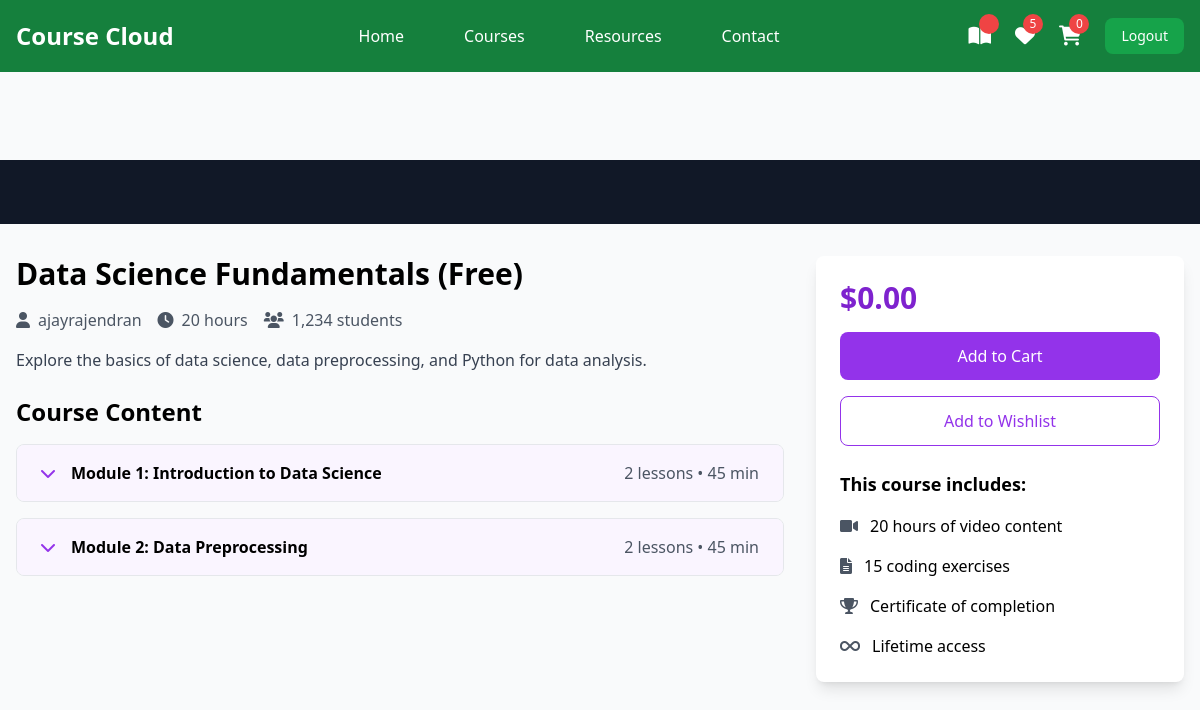
/student/courses/7/ (signed in), run on an earlier commit of the app's database.
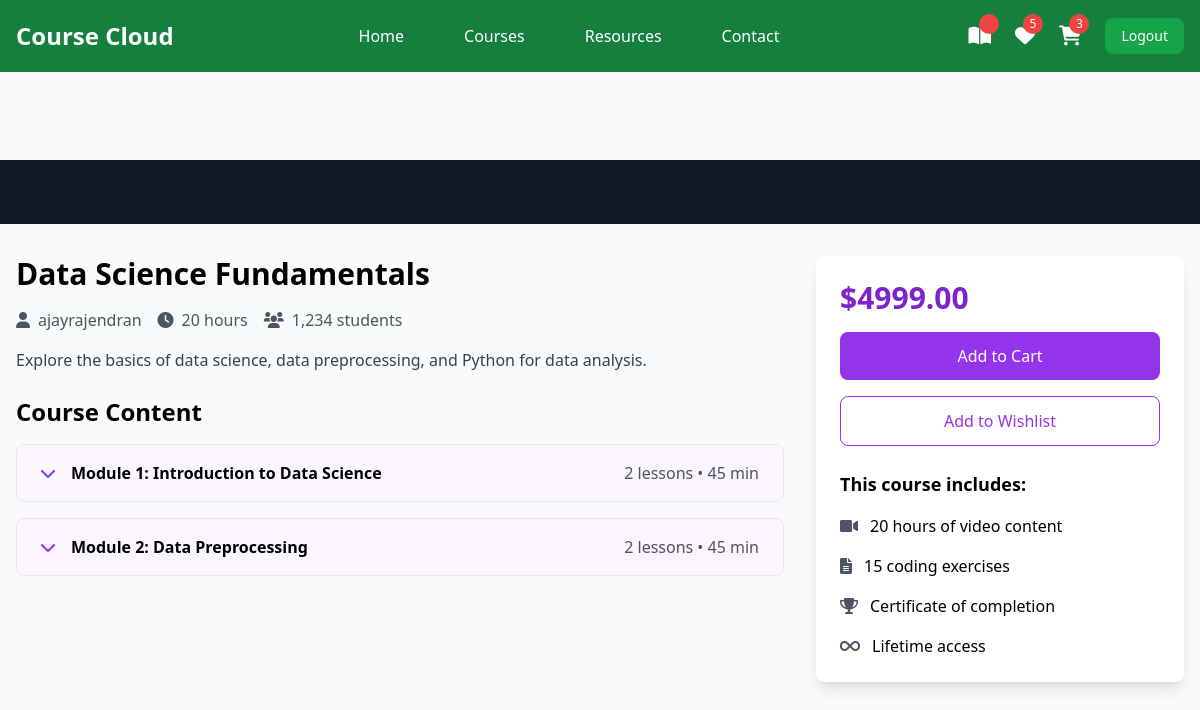
And on a later commit of the database.
### instructor/models.py (models this page shows, shortened)
class User(AbstractUser):
    ROLE_CHOICES =(
        ("instructor","Instructor"),
        ("student","Student")
    )
    role=models.CharField(max_length=20,choices=ROLE_CHOICES,default="student")

class Course(models.Model):
    title=models.CharField(max_length=200)
    description=models.TextField()
    price=models.DecimalField(decimal_places=2,max_digits=7)
    owner=models.ForeignKey(User,on_delete=models.SET_NULL,related_name="courses",null=True)
    is_free=models.BooleanField(default=False)
    picture=models.ImageField(upload_to="courseimages",null=True,blank=True,default="courseimages/default.png")
    thumbnail=EmbedVideoField()
    category_objects=models.ManyToManyField(Category)
    created_at=models.DateTimeField(auto_now_add=True)
    updated_at=models.DateTimeField(auto_now=True)

class Module(models.Model):
    title=models.CharField(max_length=200)
    course_object=models.ForeignKey(Course,on_delete=models.CASCADE,related_name="modules")
    order=models.PositiveIntegerField()

### student/views.py (the view)
# urls.py: path("courses/<int:pk>/",views.CourseDetailView.as_view(),name="course-detail"),
@method_decorator(signin_required,name="dispatch")
class CourseDetailView(View):
    def get (self,request,*args,**kwargs):
        id=kwargs.get("pk")
        course_instanse=Course.objects.get(id=id)
        return render (request,"course_detail.html",{"course":course_instanse})

### student/templates/course_detail.html (shortened to what this page needs)
{%extends 'base.html'%}
{%load embed_video_tags%}
{%block main_block%}
    <div class="pt-20">
        <div class="bg-gray-900 w-full">
            <div class="max-w-screen-xl mx-auto px-4 py-8">
            </div>
        </div>
        <div class="max-w-screen-xl mx-auto px-4 py-8 grid grid-cols-1 lg:grid-cols-3 gap-8">
            <div class="lg:col-span-2">
                <h1 class="text-3xl font-bold mb-4">{{course.title}}</h1>
                <div class="flex items-center mb-4 text-gray-600">
                    <span class="mr-4"><i class="fas fa-user mr-2"></i>{{course.owner}}</span>
                    <span class="mr-4"><i class="fas fa-clock mr-2"></i>20 hours</span>
                    <span><i class="fas fa-users mr-2"></i>1,234 students</span>
                </div>
                <p class="text-gray-700 mb-6">{{course.description}}</p>
                <div class="space-y-4">
                    <h2 class="text-2xl font-bold mb-4">Course Content</h2>
                    {%for module in course.modules.all%}
                    <div class="border rounded-lg overflow-hidden">
                        <button class="w-full px-6 py-4 bg-purple-50 hover:bg-purple-100 flex items-center justify-between" onclick="toggleModule('module{{forloop.counter}}')">
                            <div class="flex items-center">
                                <i class="fas fa-chevron-down mr-4 text-purple-600"></i>
                                <span class="font-semibold">Module {{forloop.counter}}: {{module.title}}</span>
                            </div>
                            <span class="text-gray-600">{{module.lessons.all.count}} lessons • 45 min</span>
                        </button>
                    </div>
                    {%endfor%}
                </div>
            </div>
            <div class="lg:col-span-1">
                <div class="bg-white p-6 rounded-lg shadow-lg sticky top-24">
                    <div class="text-3xl font-bold mb-4 text-purple-700">${{course.price}}</div>
                    <a href="{%url 'add-to-cart' course.id%}">
                        <button class="w-full bg-purple-600 text-white py-3 rounded-lg mb-4 hover:bg-purple-700 transition duration-300">
                           Add to Cart
                        </button>
                    </a>
                    <button class="w-full border border-purple-600 text-purple-600 py-3 rounded-lg mb-6 hover:bg-purple-50 transition duration-300">
                        Add to Wishlist
                    </button>
                    <div class="space-y-4">
                        <h3 class="font-bold text-lg">This course includes:</h3>
                        <div class="flex items-center">
                            <i class="fas fa-video mr-3 text-gray-600"></i>
                            <span>20 hours of video content</span>
                        </div>
                        <div class="flex items-center">
                            <i class="fas fa-file-alt mr-3 text-gray-600"></i>
                            <span>15 coding exercises</span>
                        </div>
                        <div class="flex items-center">
                            <i class="fas fa-trophy mr-3 text-gray-600"></i>
                            <span>Certificate of completion</span>
                        </div>
                        <div class="flex items-center">
                            <i class="fas fa-infinity mr-3 text-gray-600"></i>
                            <span>Lifetime access</span>
                        </div>
                    </div>
                </div>
            </div>
        </div>
    </div>
{%endblock%}

### student/templates/base.html (shortened to what this page needs)
<!DOCTYPE html>
<html lang="en">
<head>
    <script src="https://cdn.tailwindcss.com"></script>
    <link href="https://cdnjs.cloudflare.com/ajax/libs/font-awesome/6.0.0/css/all.min.css" rel="stylesheet">
</head>
<body class="bg-gray-50">
    <nav class="bg-green-700 fixed w-full z-20 top-0 left-0">
        <div class="max-w-screen-xl flex flex-wrap items-center justify-between mx-auto p-4">
            <a href="#" class="flex items-center">
                <span class="self-center text-2xl font-semibold text-white">Course Cloud</span>
            </a>
            <div class="items-center justify-between hidden w-full md:flex md:w-auto md:order-1">
                <ul class="flex flex-col p-4 md:p-0 mt-4 font-medium md:flex-row md:space-x-8 md:mt-0">
                    <li><a href="{%url 'index'%}" class="block py-2 pl-3 pr-4 text-white hover:text-purple-200">Home</a></li>
                    <li><a href="{%url 'mycorses'%}" class="block py-2 pl-3 pr-4 text-white hover:text-purple-200">Courses</a></li>
                    <li><a href="#" class="block py-2 pl-3 pr-4 text-white hover:text-purple-200">Resources</a></li>
                    <li><a href="#" class="block py-2 pl-3 pr-4 text-white hover:text-purple-200">Contact</a></li>
                </ul>
            </div>
            <div class="flex items-center space-x-6 md:order-2">
                <div class="relative group">
                    <a href="{%url 'mycorses'%}" class="text-white hover:text-green-200">
                        <i class="fas fa-book-open text-xl"></i>
                        <span class="absolute -top-2 -right-2 bg-red-500 text-white text-xs rounded-full h-5 w-5 flex items-center justify-center">{{count}}</span>
                    </a>
                </div>
                <div class="relative group">
                    <a href="#" class="text-white hover:text-green-200">
                        <i class="fas fa-heart text-xl"></i>
                        <span class="absolute -top-2 -right-2 bg-red-500 text-white text-xs rounded-full h-5 w-5 flex items-center justify-center">5</span>
                    </a>
                </div>
                <div class="relative group">
                    <a href="{%url 'cart-summary'%}" class="text-white hover:text-green-200">
                        <i class="fas fa-shopping-cart text-xl"></i>
                        <span class="absolute -top-2 -right-2 bg-red-500 text-white text-xs rounded-full h-5 w-5 flex items-center justify-center">{{request.user.basket.all.count}}</span>
                    </a>
                </div>
                <a href="{%url 'signout'%}">
                    <button class="text-white bg-green-600 hover:bg-red-800 focus:ring-4 focus:outline-none focus:ring-red-300 font-medium rounded-lg text-sm px-4 py-2 text-center">Logout</button>
                </a>
            </div>
        </div>
    </nav>
  <div class="mt-20">
    {%block main_block%}
    {%endblock%}
  </div>
</body>
</html>

What changed in the data, as far as the page shows it:
changed User: user.basket.all.count "0" → "3"
changed Course "ajayrajendran": title "Data Science Fundamentals (Free)" → "Data Science Fundamentals"; price "0.00" → "4999.00"
